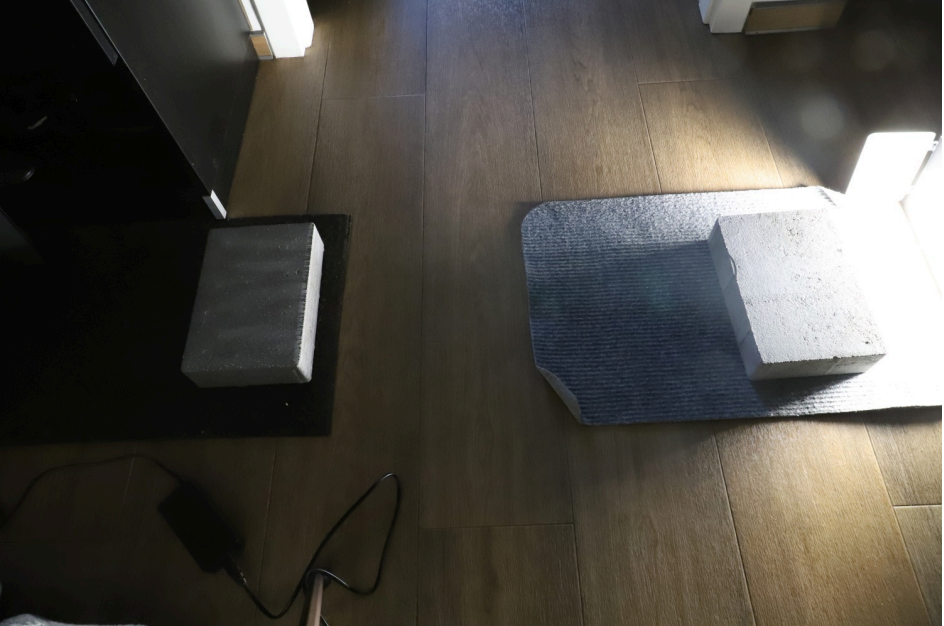
#> input picture example.png, 944 x 626 px
$ python 'zadanie 2.py'
#> lines starting #> are read from the running program, lines starting #| are printed output that depends on the picture; after the words box and inside, x2 and y2 are one past the last pixel; in counts of white or black regions, pixels touching at a corner belong together
import cv2
# load the image and display it
image = cv2.imread("example.png")
#> image is the input picture: shape (626, 944, 3); mean B, G, R 68.5, 75.1, 78.5
cv2.imshow("Image", image)
gray = cv2.cvtColor(image, cv2.COLOR_BGR2GRAY)
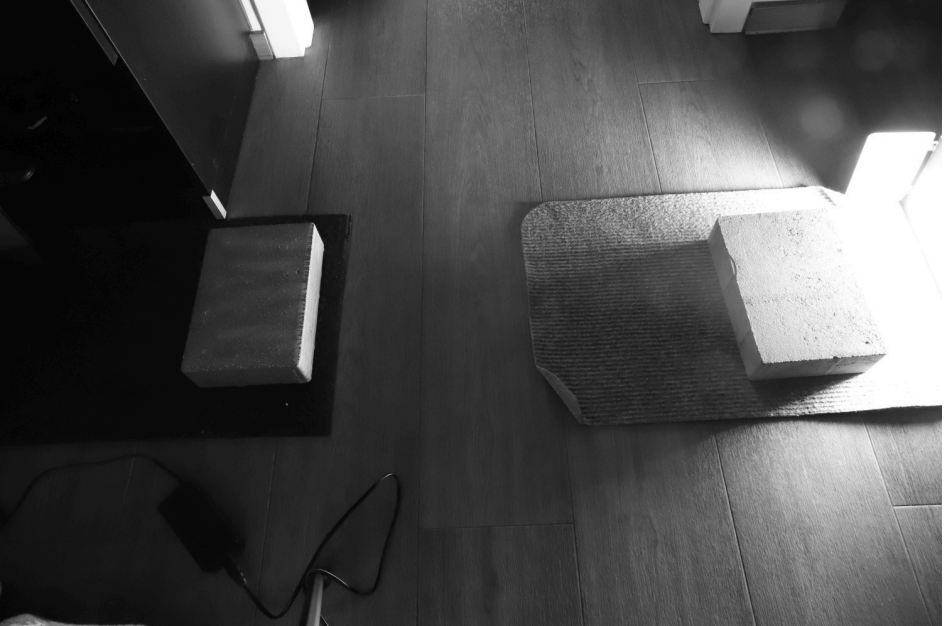
#> gray: shape (626, 944); min 0, max 255, mean 75.4
blurred = cv2.GaussianBlur(gray, (7, 7), 0)
thresh_11 = cv2.adaptiveThreshold(blurred, 255, cv2.ADAPTIVE_THRESH_MEAN_C, cv2.THRESH_BINARY_INV, 11, 10)
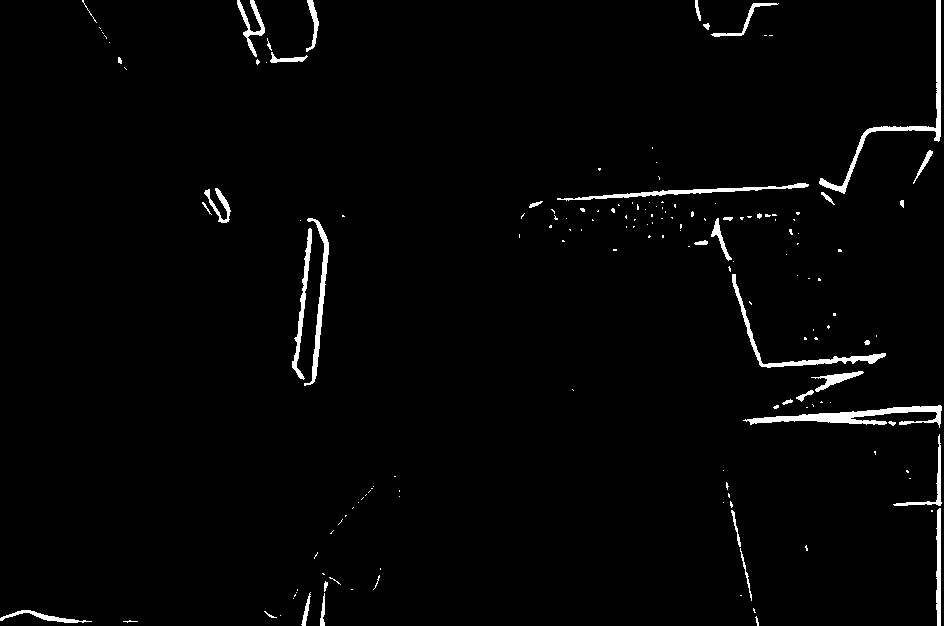
#> thresh_11: shape (626, 944); 1.9% white; 164 white regions (123 under 20 px), largest, box (x1, y1, x2, y2) and area: (743, 405, 942, 428) 1571, (819, 0, 941, 194) 1416, (732, 274, 886, 368) 987
thresh_21 = cv2.adaptiveThreshold(blurred, 255, cv2.ADAPTIVE_THRESH_MEAN_C, cv2.THRESH_BINARY_INV, 21, 10)
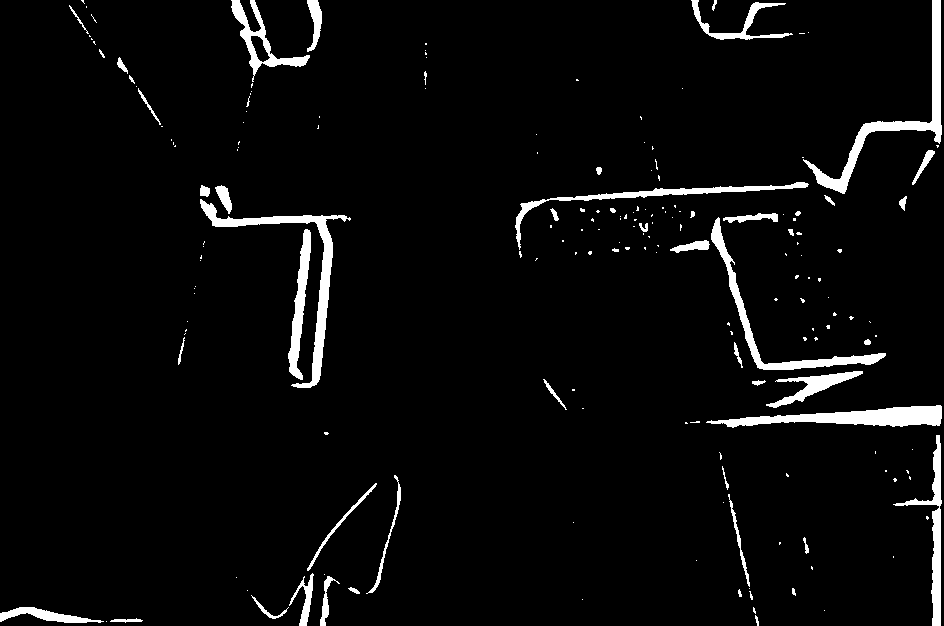
#> thresh_21: shape (626, 944); 4.1% white; 189 white regions (137 under 20 px), largest, box (x1, y1, x2, y2) and area: (803, 0, 942, 194) 2838, (200, 199, 351, 388) 2764, (706, 405, 942, 428) 2701
thresh_31 = cv2.adaptiveThreshold(blurred, 255, cv2.ADAPTIVE_THRESH_MEAN_C, cv2.THRESH_BINARY_INV, 31, 10)
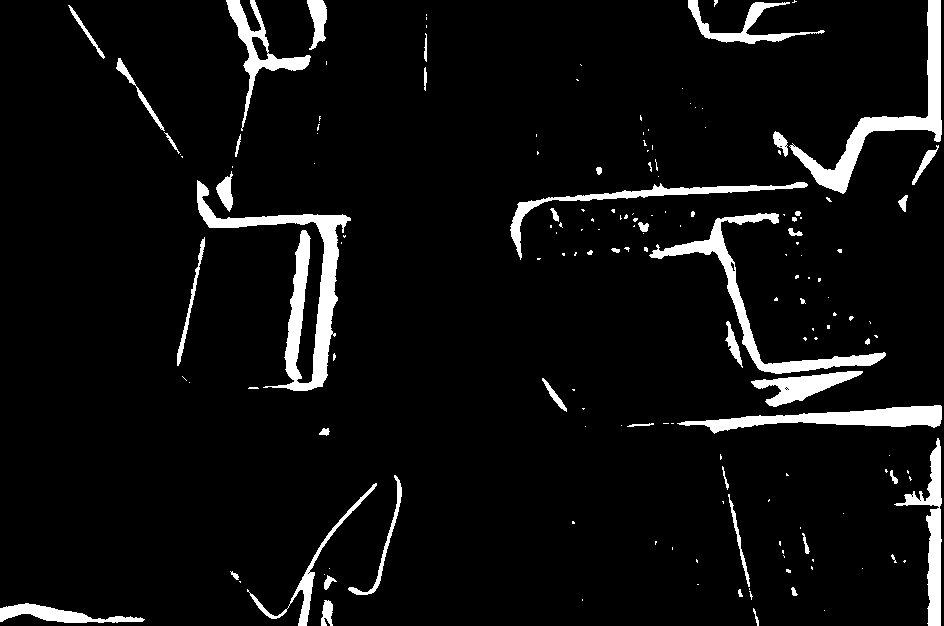
#> thresh_31: shape (626, 944); 6.1% white; 167 white regions (116 under 20 px), largest, box (x1, y1, x2, y2) and area: (197, 180, 351, 391) 6283, (789, 0, 942, 194) 4437, (649, 213, 886, 374) 3772
thresh_41 = cv2.adaptiveThreshold(blurred, 255, cv2.ADAPTIVE_THRESH_MEAN_C, cv2.THRESH_BINARY_INV, 41, 10)
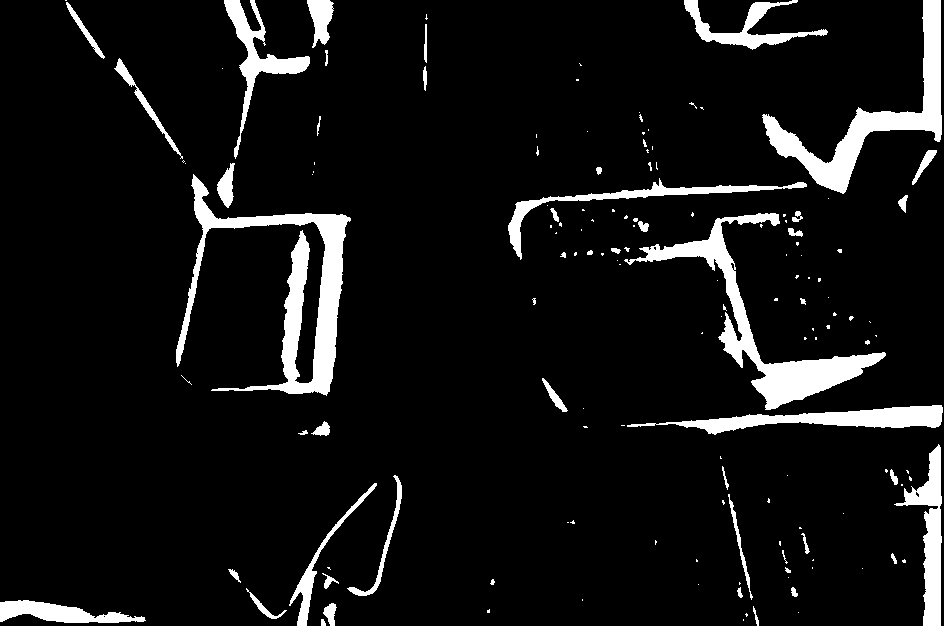
#> thresh_41: shape (626, 944); 7.8% white; 149 white regions (100 under 20 px), largest, box (x1, y1, x2, y2) and area: (176, 174, 351, 396) 9128, (624, 213, 886, 410) 7694, (762, 0, 942, 194) 6688
cv2.imshow("Mean Adaptive Thresholding Size 11", thresh_11)
cv2.imshow("Mean Adaptive Thresholding Size 21", thresh_21)
cv2.imshow("Mean Adaptive Thresholding Size 31", thresh_31)
cv2.imshow("Mean Adaptive Thresholding Size 41", thresh_41)
cv2.waitKey(0)
